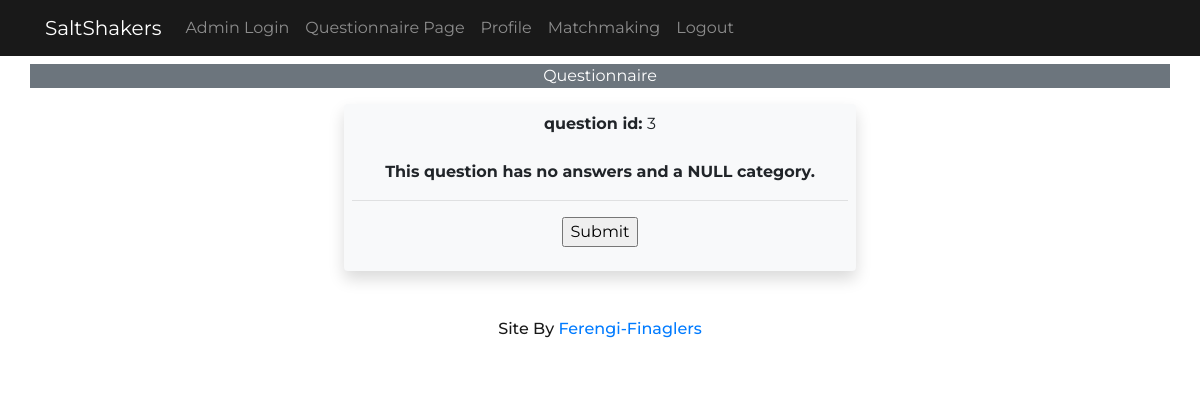
Page /questionnaire/3 (signed in) on the earlier database version.
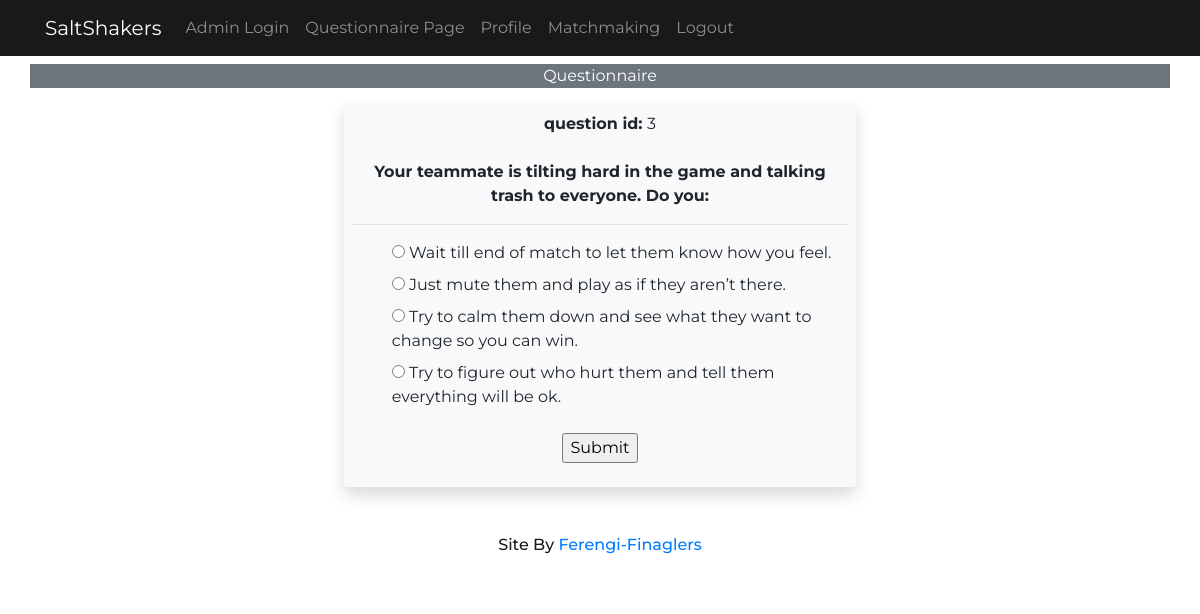
Same page on the later database version.
### questionnaire/models.py (models this page shows, shortened)
class Questions(models.Model):
    attribute = models.ForeignKey(
        'Attribute',
        on_delete=models.SET_NULL,
        blank=True,
        null=True,
        verbose_name="What player attribute does this question guage?",
    )
    question = models.TextField(
        max_length=500,
    )
    answertype = models.CharField(
        choices=(
            ('SINGLE', 'Can only pick one answer'),
            ('MULTIPLE', 'Can pick multiple answers'),
            ('SORTABLE', 'The answers are sortable or rateable'),
        ),
        default='SINGLEANSWER',
        max_length=64,
        verbose_name="Answer Type",
    )
    class Meta:
        verbose_name_plural = "Questions"

class Answers(models.Model):
    belongsTo = models.ForeignKey(
        'Questions',
        on_delete=models.CASCADE,
        verbose_name="Which question does this answer belong to?"
    )
    answer = models.TextField(max_length=500, )
    KNNvalue = models.FloatField(
        verbose_name="What is the KNN value of this answer?"
    )
    def __str__(self):
        return self.answer
    class Meta:
        verbose_name_plural = "Answers"

### questionnaire/views.py (the view)
# urls.py: path('', views.index, name='matchmakingindex'),
def index(request, question_pk):
	question = get_object_or_404(Questions, pk=question_pk)
	if request.method == 'POST':
		ResponseInstances.objects.filter(user=request.user).filter(question=question).delete() #delete past responses the user made to this question
		form = ResponseInstancesForm(question, request.POST)  #<-- Note the extra arg
		if form.is_valid():
			responseInstance = form.save(commit=False)
			if request.user.is_authenticated:
				responseInstance.user = request.user
			else:
				responseInstance.user = None
			responseInstance.question = question
			responseInstance.save()
			question_pk += 1
			try:
				Questions.objects.get(pk=question_pk)
				return redirect('questionnaire', question_pk=question_pk)
			except Questions.DoesNotExist:
				return redirect('questionnairecomplete')
	else:
		form = ResponseInstancesForm(question)
	context = {
		'form': form,
		'question': question,
	}
	return render(request, 'questionnaire/index.html', context)

### questionnaire/forms.py
class ResponseInstancesForm(forms.ModelForm):
	def __init__(self,question,*args,**kwargs):
		super(ResponseInstancesForm, self).__init__(*args,**kwargs) # populates the post
		self.fields["answer"] = forms.ModelChoiceField(queryset=Answers.objects.filter(belongsTo=question),
                                                   widget=RadioSelect)
		self.fields['answer'].required=True
	class Meta:
		model = ResponseInstances
		fields = ('answer',) #We only want this one exposed

### templates/questionnaire/index.html (shortened to what this page needs)
{% extends 'layout.html' %}
{% block content %}
<link rel="stylesheet" type="text/css" href="/static/styles/questionnaireStyle.css">
{% if not user.is_authenticated %}
	<div class="container-fluid paddTop4rem">
	<header class="container">
		<center>You must be logged in to take the questionnaire!</center>
	</header>
	</div>
{% else %}
<div class="container-fluid paddTop4rem">
	<header class="container">
		<div class="row justify-content-center bg-secondary text-white">
			<div class="col-4 text-center">
				Questionnaire
			</div>
		</div>
	</header>
	</div>
<div class="row justify-content-center">
	<div class="col-5 m-3 p-2 bg-light shadow rounded">
		<p class="text-center">
			<b>question id: </b>{{question.id}}
			<br />
			<br />
			<b>{{question.question}}</b>
			<hr />
			<form action="./{{question.pk}}" method="POST">
				<ul id="id_answer">
					{% for choice in form.answer.field.choices %}
						<li>
							<label>
								<input type="radio" name="answer" value="{{choice.0}}"
								/>
								<span for="" class ="radio">{{choice.1}}</span>
							</label>
						</li>
					{% endfor %}
				</ul>
				<div class="submitButton"><input  type="submit" value="Submit"></div>
			</form>
		</p>
	</div>
</div>
{% endif %}
{% endblock %}

Differences in the rows shown:
changed Questions id 3: question "This question has no answers and a NULL category." → "Your teammate is tilting hard in the game and talking trash to everyone. Do you:"
added Answers: answer "Wait till end of match to let them know how you feel."
added Answers: answer "Just mute them and play as if they aren’t there."
added Answers: answer "Try to calm them down and see what they want to change so you can win."
added Answers: answer "Try to figure out who hurt them and tell them everything will be ok."
Other differences:
new list line: "☐ Wait till end of match to let"
new list line: "☐ Just mute them and play as if"
new list line: "☐ Try to calm them down and see"
new list line: "☐ Try to figure out who hurt the"
